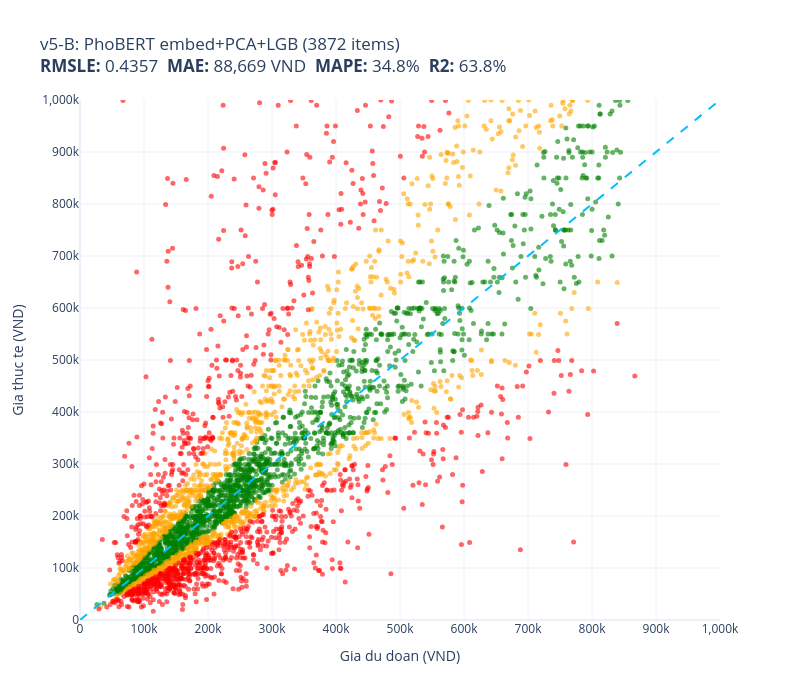
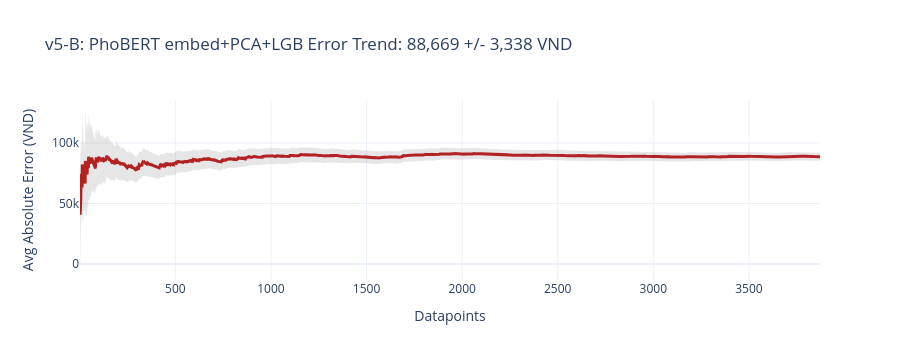

The cell these charts' notebook holds for them, in order:
### Code cell
pred_v5b_val = np.clip(np.expm1(lgb_v5b.predict(X_pca_val)), 0, None)
pred_v5b_test = np.clip(np.expm1(lgb_v5b.predict(X_pca_test)), 0, None)
ALL_PREDS_VAL["v5-B"] = pred_v5b_val
ALL_PREDS_TEST["v5-B"] = pred_v5b_test

evaluate_and_store(test_prices, pred_v5b_test, "v5-B: PhoBERT embed+PCA+LGB", test_names)


# ============================================================
# v5-C: BLENDING BEST MODELS
# ============================================================

### Figure 1 — Plotly figure (JSON) as saved in the notebook; plotly's stock layout.template omitted (floating-point values rounded to 4 significant figures; data arrays with more than 128 entries replaced by an {"elided": "..."} marker saying what was removed)
{"data": [{"customdata": {"elided": "1734x1 str values"}, "hovertemplate": "%{customdata[0]}<extra></extra>", "marker": {"color": "green", "opacity": 0.6, "size": 5}, "mode": "markers", "name": "green", "type": "scatter", "x": {"elided": "1734 float values"}, "y": {"elided": "1734 float values"}}, {"customdata": {"elided": "1053x1 str values"}, "hovertemplate": "%{customdata[0]}<extra></extra>", "marker": {"color": "orange", "opacity": 0.6, "size": 5}, "mode": "markers", "name": "orange", "type": "scatter", "x": {"elided": "1053 float values"}, "y": {"elided": "1053 float values"}}, {"customdata": {"elided": "1085x1 str values"}, "hovertemplate": "%{customdata[0]}<extra></extra>", "marker": {"color": "red", "opacity": 0.6, "size": 5}, "mode": "markers", "name": "red", "type": "scatter", "x": {"elided": "1085 float values"}, "y": {"elided": "1085 float values"}}, {"hoverinfo": "skip", "line": {"color": "deepskyblue", "dash": "dash", "width": 2}, "mode": "lines", "name": "y=x", "showlegend": false, "type": "scatter", "x": [0, 1000000], "y": [0, 1000000]}], "layout": {"height": 700, "showlegend": false, "title": {"text": "v5-B: PhoBERT embed+PCA+LGB (3872 items)<br><b>RMSLE:</b> 0.4357  <b>MAE:</b> 88,669 VND  <b>MAPE:</b> 34.8%  <b>R2:</b> 63.8%"}, "width": 800, "xaxis": {"range": [0, 1000000], "ticktext": ["0", "100k", "200k", "300k", "400k", "500k", "600k", "700k", "800k", "900k", "1,000k"], "tickvals": [0, 100000, 200000, 300000, 400000, 500000, 600000, 700000, 800000, 900000, 1000000], "title": {"text": "Gia du doan (VND)"}}, "yaxis": {"range": [0, 1000000], "ticktext": ["0", "100k", "200k", "300k", "400k", "500k", "600k", "700k", "800k", "900k", "1,000k"], "tickvals": [0, 100000, 200000, 300000, 400000, 500000, 600000, 700000, 800000, 900000, 1000000], "title": {"text": "Gia thuc te (VND)"}}}}

### Figure 2 — Plotly figure (JSON) as saved in the notebook; plotly's stock layout.template omitted (floating-point values rounded to 4 significant figures; data arrays with more than 128 entries replaced by an {"elided": "..."} marker saying what was removed)
{"data": [{"fill": "toself", "fillcolor": "rgba(128,128,128,0.2)", "hoverinfo": "skip", "line": {"color": "rgba(255,255,255,0)"}, "showlegend": false, "type": "scatter", "x": {"elided": "7744 int values"}, "y": {"elided": "7744 float values"}}, {"line": {"color": "firebrick", "width": 3}, "mode": "lines", "name": "Cumulative Avg Error", "type": "scatter", "x": {"elided": "3872 int values"}, "y": {"elided": "3872 float values"}}], "layout": {"height": 360, "showlegend": false, "title": {"text": "v5-B: PhoBERT embed+PCA+LGB Error Trend: 88,669 +/- 3,338 VND"}, "width": 900, "xaxis": {"title": {"text": "Datapoints"}}, "yaxis": {"ticktext": ["0", "50k", "100k", "150k"], "tickvals": [0, 50000, 100000, 150000], "title": {"text": "Avg Absolute Error (VND)"}}}}
